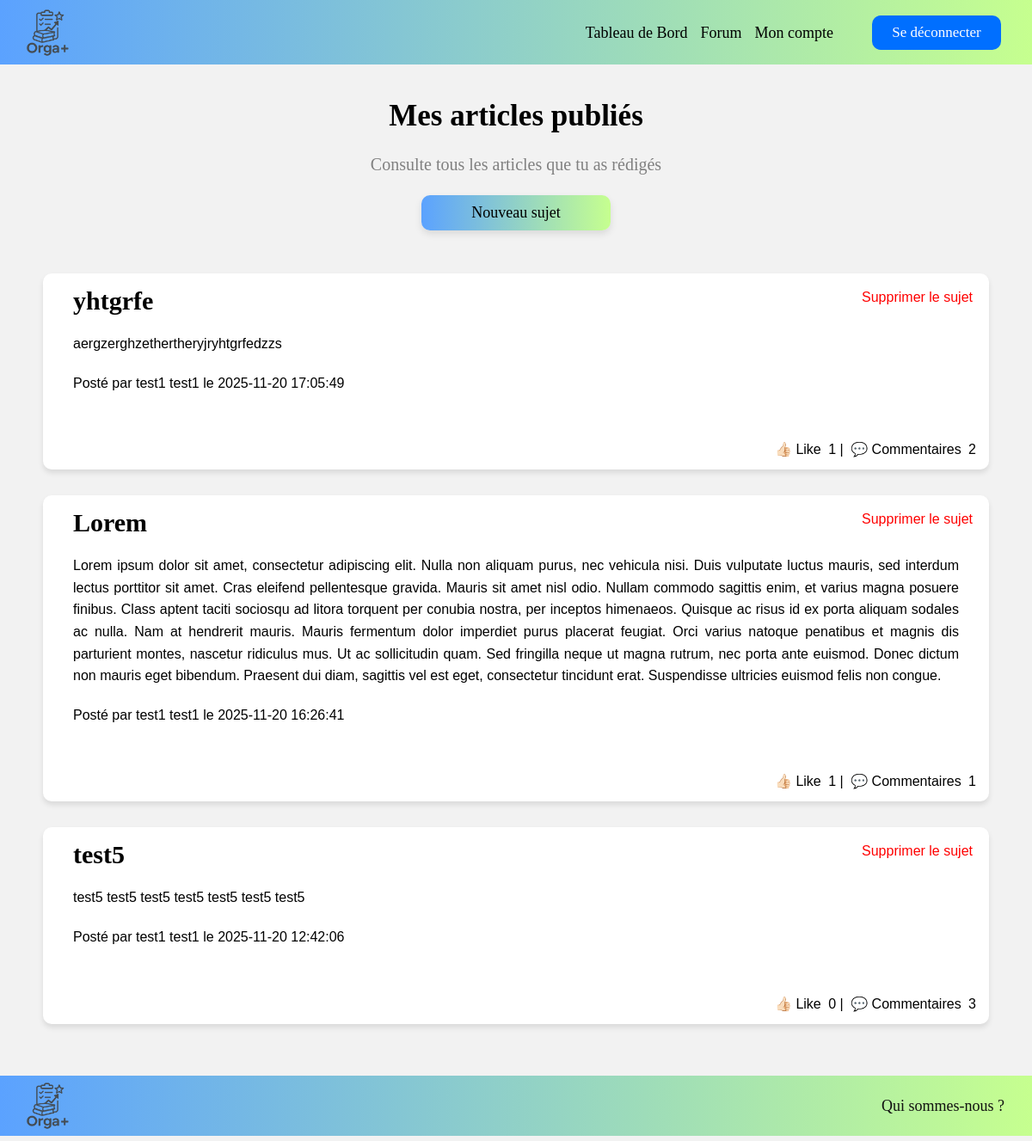
/forum/mesSujets.php (signed in), run on the app's committed database.
### tables this page shows
CREATE TABLE `sujets` (
  `id` int(11) NOT NULL,
  `titre` varchar(255) NOT NULL,
  `contenu` text NOT NULL,
  `id_etu` varchar(5) NOT NULL,
  `date_creation` datetime DEFAULT CURRENT_TIMESTAMP
);

CREATE TABLE `etudiant` (
  `id_etu` varchar(5) NOT NULL,
  `id_photo` int(11) DEFAULT '1',
  `nom` varchar(100) DEFAULT NULL,
  `prenom` varchar(100) DEFAULT NULL,
  `age` int(11) DEFAULT NULL,
  `genre` varchar(6) DEFAULT NULL,
  `mail` varchar(100) DEFAULT NULL,
  `mdp` varchar(100) DEFAULT NULL,
  `niveau_educ_parents` varchar(11) DEFAULT NULL
);

### forum/mesSujets.php (the view, shortened to what this page needs)
<?php include "../navbar.php" ?>
<!DOCTYPE html>
<html lang="fr">
<head>
    <?php
    $bdd = getBD();
    $id_etu = $_SESSION["client"]["id"];
    $sql = "SELECT s.*, e.nom, e.prenom,
        (SELECT COUNT(*) FROM likes_sujets WHERE sujet_id = s.id) AS nb_likes,
        (SELECT COUNT(*) FROM commentaires WHERE sujet_id = s.id) AS nb_com
        FROM sujets s
        LEFT JOIN etudiant e ON e.id_etu = s.id_etu
        WHERE s.id_etu = :id_etu
        ORDER BY s.date_creation DESC";
$stmt = $bdd->prepare($sql);
$stmt->execute(['id_etu' => $id_etu]);
$sujets = $stmt->fetchAll(PDO::FETCH_ASSOC);
?>
    		<link rel="stylesheet" href="../styles/styles.css" type="text/css" media="screen" >
</head>
<body>
    <h1 style='font-family: "Montserrat"'>Mes articles publiés</h1>
    <p class="txt_intro">Consulte tous les articles que tu as rédigés </p>
    <?php if(isset($_SESSION["client"])){
        echo '<a id="bouton_bleu_nouveau_sujet" href="ajouter_sujet.php">Nouveau sujet</a>';
    }
    ?>
<div id="liste_sujets">
<?php foreach($sujets as $s): ?>
<div class="sujet" data-id="<?= $s['id'] ?>">
    <?php if(isset($_SESSION["client"]) && $_SESSION["client"]['id'] == $s['id_etu']): ?>
    <button class="btn_supp_sujet" onclick="supprimerSujet(<?= $s['id'] ?>)">Supprimer le sujet</button>
<?php endif; ?>
    <h3><?= ($s['titre']) ?></h3>
  <p><?= ($s['contenu']) ?></p>
  <p>Posté par <?= ($s['prenom']." ".$s['nom']) ?> le <?= $s['date_creation'] ?></p><br>
  <div class="com">
    <button class="btn_like_comm" onclick="likeSujet(<?= $s['id'] ?>)">👍🏻 Like</button>
    <span id="nb-likes-<?= $s['id'] ?>"><?= $s['nb_likes'] ?></span>
    |
    <button class="btn_like_comm" onclick="toggleCommentaires(<?= $s['id'] ?>)">💬 Commentaires</button>
<span id="nb-com-<?= $s['id'] ?>"><?= $s['nb_com'] ?></span>
</div>
</div>
<?php endforeach; ?>
<footer id="footer_forum">
    <img class="logo" src="../images/logo.png" alt="logo">
    <a href="../nous.php">Qui sommes-nous ?</a>
</footer>
</body>
</html>

### styles/styles.css (style rules this page uses)
:root { --couleur-primaire-vert: #C6FF8F; --couleur-secondaire-vert: #74b239; --couleur-primaire-bleu: #006FFF; --couleur-secondaire-bleu: #1f5bab; }
* { padding: 0px; margin: 0px; font-size: 16px; }
html, body { height: 100%; }
body { background-color:#F2F2F2; font-family: Arial; margin: 0; z-index: 0; }
.logo { float: left; height: 70px; width: auto; margin-top: 0px; margin-right: 30px; box-shadow: none; }
footer { width: 100%; margin-left: 0px; padding:0 3% 0 1%; height: 70px; line-height: 70px; margin-top: 30px; background: linear-gradient(to right,#5BA2FF,#C6FF8F); box-sizing: border-box; position: relative; left: 0; }
a { vertical-align: middle; color:white; text-decoration:none; transition: 0.2s; }
h1 { padding-top: 100px; font-size:50px; text-align: center; margin-bottom:30px; }
h3 { font-size:30px; text-align: left; margin:20px; font-family: "Montserrat"; }
p { margin:20px; text-align:justify; line-height:1.6; }
.txt_intro { text-align: center; font-family: serif; font-size: 20px; text-align: center; color : grey; }
h1 { font-size: 35px; margin: 15px 0 5px 0; }
.btn_like_comm { background-color: white; }
#bouton_bleu_nouveau_sujet { display: block; width: 200px; margin: 0 auto; background: linear-gradient(to right, #5BA2FF, #C6FF8F); color: black; border: none; border-radius: 10px; padding: 10px; cursor: pointer; text-align: center; box-shadow: 0 4px 8px rgba(0,0,0,0.1); font-family: "Silk Serif"; font-size: 18px; transition: 0.2s; }
.btn_supp_sujet { border: none; background-color: white; padding: 4px; border-radius: 5px; float: right; color: red; }
.btn_like_comm { padding: 4px; border-radius: 5px; border: none; }
#liste_sujets { display: flex; flex-direction: column; gap: 30px; margin: 50px; }
.sujet { background-color: white; box-shadow: 0 4px 6px rgba(0,0,0,0.1); border-radius: 10px; padding: 15px; padding-bottom: 50px; position: relative; }
.sujet h3 { margin-top: 0; margin-bottom: 10px; }
.sujet p { text-align: justify; line-height: 1.6; }
.com { position: absolute; right: 15px; bottom: 10px; }
#footer_forum { width: 100vw; margin-left: calc(50% - 50vw); padding: 0 20px; height: 70px; background: linear-gradient(to right,#5BA2FF,#C6FF8F); box-sizing: border-box; display: flex; align-items: center; }
#footer_forum a { margin-left: auto; font-family: "Silk Serif", serif; font-size: 18px; color: #111; text-decoration: none; padding: 6px 12px; border-radius: 8px; }

### data on the page
sujets: titre "yhtgrfe", contenu "aergzerghzethertheryjryhtgrfedzzs", id_etu.prenom "test1", id_etu.nom "test1", date_creation "2025-11-20 17:05:49", nb_likes "1", nb_com "2"
sujets: titre "Lorem", contenu "Lorem ipsum dolor sit amet, consectetur adipiscing elit. Nulla non aliquam purus, nec vehicula nisi. Duis vulputate luctus mauris, sed interdum lectus porttitor sit amet. Cras eleifend pellentesque gravida. Mauris sit amet nisl odio. Nullam commodo sagittis enim, et varius magna posuere finibus. Class aptent taciti sociosqu ad litora torquent per conubia nostra, per inceptos himenaeos. Quisque ac risus id ex porta aliquam sodales ac nulla. Nam at hendrerit mauris. Mauris fermentum dolor imperdiet purus placerat feugiat. Orci varius natoque penatibus et magnis dis parturient montes, nascetur ridiculus mus. Ut ac sollicitudin quam. Sed fringilla neque ut magna rutrum, nec porta ante euismod.…", id_etu.prenom "test1", id_etu.nom "test1", date_creation "2025-11-20 16:26:41", nb_likes "1", nb_com "1"
sujets: titre "test5", contenu "test5 test5 test5 test5 test5 test5 test5", id_etu.prenom "test1", id_etu.nom "test1", date_creation "2025-11-20 12:42:06", nb_likes "0", nb_com "3"
